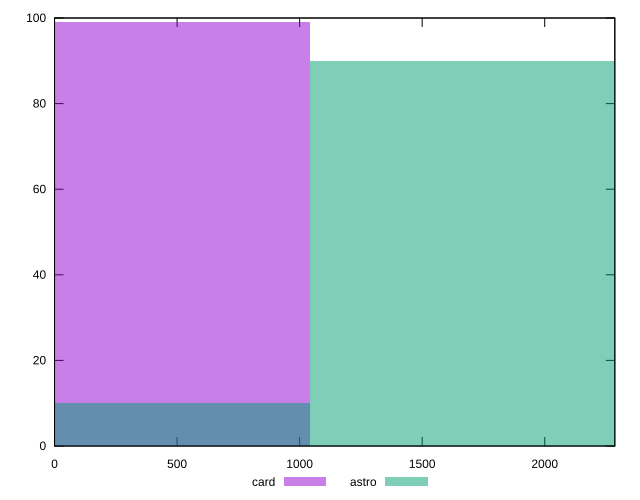

gnuplot code for this plot:
reset

$card <<EOF
0 99
EOF

$astro <<EOF
0 10
2086.1660240015635 90
EOF

set key outside below
set boxwidth 2086.1660240015635
set xrange [0:2286]
set yrange [0:100]
set trange [0:100]
set style fill transparent solid 0.5 noborder
set terminal svg size 640, 500 enhanced background rgb 'white'
set output "reports/report_00027_2021-02-24T12-40-31.850Z/render-blocking-resources/comparison/histogram/2_vs_3.svg"

plot $card title "card" with boxes, \
     $astro title "astro" with boxes

reset
